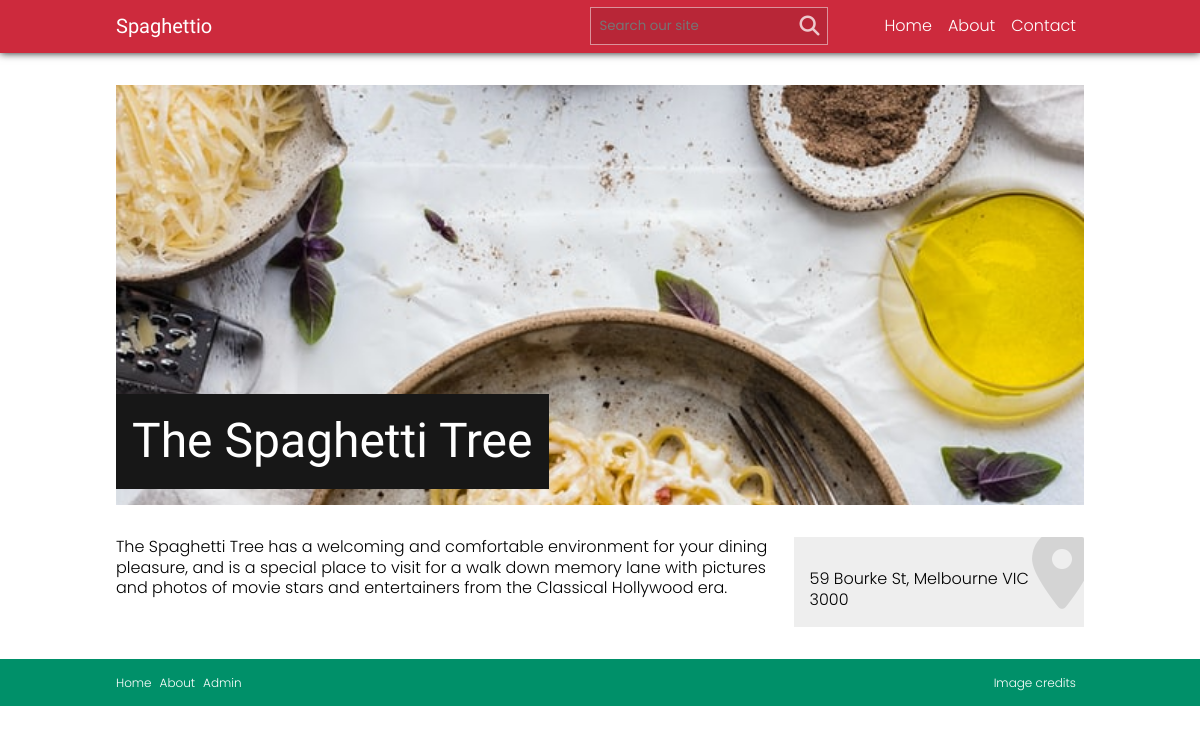
Screenshot of /detail.php?id=17 with the database file from the repository.
### tables this page shows
CREATE TABLE IF NOT EXISTS `restaurant_details` (
  `ID` int(11) NOT NULL AUTO_INCREMENT,
  `name` varchar(255) NOT NULL,
  `address` varchar(255) NOT NULL,
  `description` text NOT NULL,
  `imagePath` varchar(255) NOT NULL,
  `imageCreator` varchar(255) NOT NULL,
  `imageSourceURL` varchar(255) NOT NULL,
  PRIMARY KEY (`ID`)
);

### database/dbController.php (called while the page is built, shortened)
<?php
class dbController {
	private $conn;
	public function dbConnect($host, $user, $pass, $db): mysqli {
		$this->conn = new mysqli(
			$this->host = $host,
			$this->user = $user,
			$this->pass = $pass,
			$this->db = $db
		);
		return $this->conn;
	}
	public function getRestaurantById($id): array {
		$raw_results = $this->conn->query("SELECT * FROM restaurant_details WHERE ID='$id'");
		$formatted_results = [];
		while($row = $raw_results->fetch_assoc()) {
			array_push($formatted_results, $row);
		}
		return $formatted_results[0];
	}
}

### detail.php (the view, shortened to what this page needs)
<?php
require_once('database/dbController.php');
$db = new dbController();
$db->dbConnect(HOST, USER, PASS, DB);
$id = $_GET['id'];
$restaurant = $db->getRestaurantById($id);
?>
<!DOCTYPE html>
<html lang="en">
<head>
	<?php include('partials/head.php'); ?>
</head>
<body>
	<?php include('partials/header.php'); ?>
	<main class="restaurant-details">
		<div class="container">
			<div class="restaurant-details-banner">
				<img src="<?php echo $restaurant['imagePath']; ?>" alt=""/>
				<h1><?php echo $restaurant['name']; ?></h1>
			</div>
			<div class="row">
				<div class="restaurant-details-copy">
					<p><?php echo $restaurant['description']; ?></p>
				</div>
				<div class="restaurant-details-address">
					<i class="fas fa-map-marker-alt"></i>
					<p><?php echo $restaurant['address']; ?></p>
				</div>
			</div>
		</div>
	</main>
	<?php include('partials/footer.php'); ?>
</body>
</html>

### css/style.css (style rules this page uses)
:root { --primary-color: rgb(205, 42, 61); --secondary-color: rgb(0, 144, 105); --light-color: rgba(241, 241, 241); --dark-color: rgb(23, 23, 23); --body-font: 'Poppins', sans-serif; --heading-font: 'Besley', serif; }
body { font-family: var(--body-font); font-weight: 300; line-height: 1.3; }
h1, h2, h3 { font-family: var(--heading-font); font-weight: 400; }
.container { max-width: 1000px; margin-left: auto; margin-right: auto; box-sizing: border-box; padding: 0 1rem; }
.row { display: flex; flex-wrap: wrap; }
.restaurant-details { margin: 2rem 0; }
.restaurant-details .row { justify-content: space-between; }
.restaurant-details-banner { width: 100%; height: 420px; overflow: hidden; position: relative; }
.restaurant-details-banner img { width: 100%; height: 100%; object-fit: cover; object-position: center center; }
.restaurant-details-banner h1 { font-size: 3rem; background: var(--dark-color); padding: 1rem; color: white; position: absolute; left: 0; bottom: 1rem; }
.restaurant-details-copy, .restaurant-details-address { box-sizing: border-box; width: 100%; flex-basis: 100%; margin-top: 2rem; }
@media screen and (min-width: 768px) { .restaurant-details-copy { width: 70%; flex-basis: 70%; } }
.restaurant-details-address { background: #EEE; padding: 1rem; min-height: 90px; position: relative; display: flex; align-items: flex-end; overflow: hidden; }
@media screen and (min-width: 768px) { .restaurant-details-address { width: 30%; flex-basis: 30%; } }
.restaurant-details-address i { opacity: 0.1; font-size: 5rem; position: absolute; top: -0.5rem; right: -0.5rem; }

### rows the page displays
restaurant_details: imagePath (picture), name "The Spaghetti Tree", description "The Spaghetti Tree has a welcoming and comfortable environment for your dining pleasure, and is a special place to visit for a walk down memory lane with pictures and photos of movie stars and entertainers from the Classical Hollywood era.", address "59 Bourke St, Melbourne VIC 3000"
